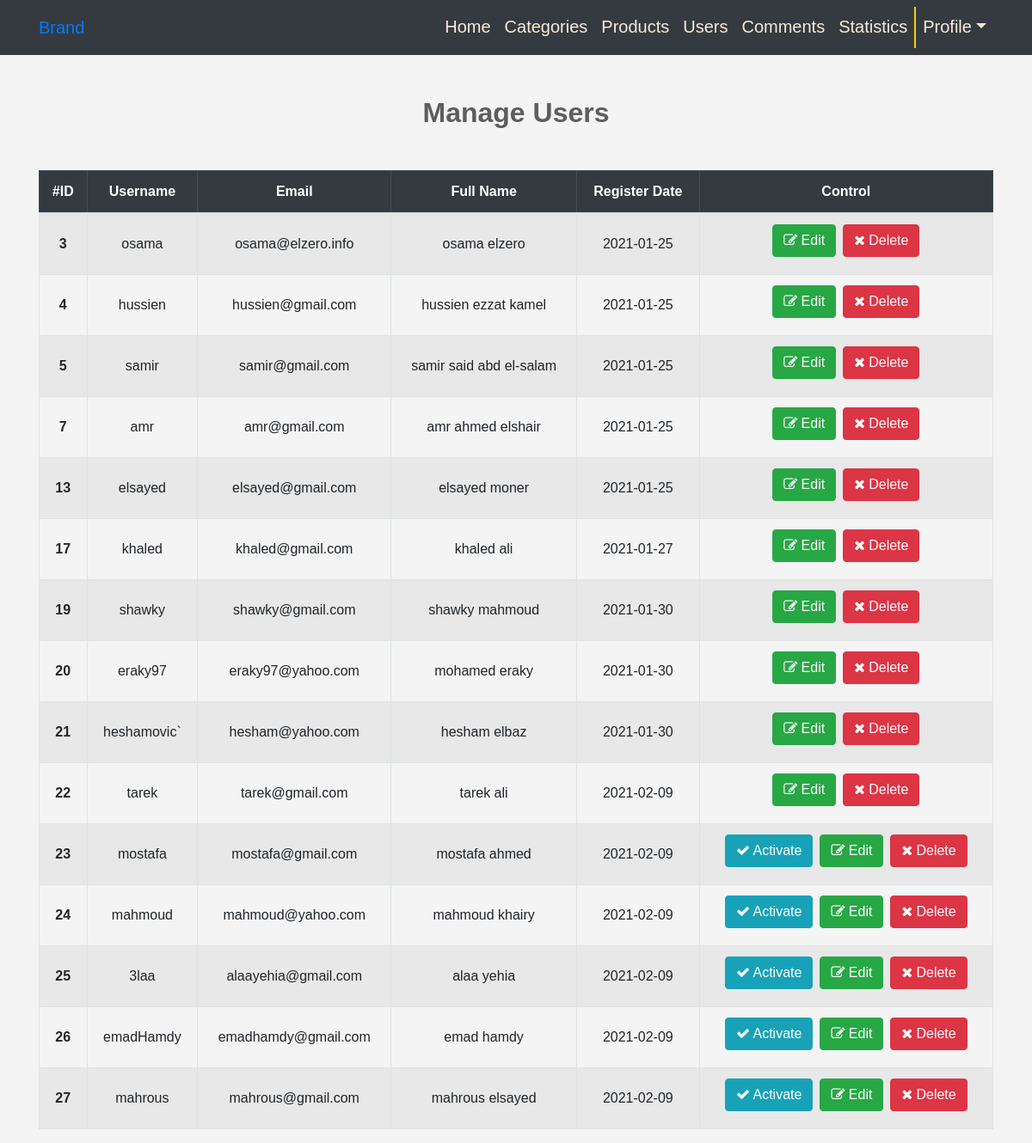
The page /admin/users.php (signed in) on the database its author committed.
### tables this page shows
CREATE TABLE `users` (
  `id` int(11) NOT NULL,
  `username` varchar(30) NOT NULL,
  `image` varchar(255) NOT NULL DEFAULT 'uploads/avatar.jpg',
  `email` varchar(50) NOT NULL,
  `password` varchar(50) NOT NULL,
  `full_name` varchar(50) NOT NULL,
  `Date` date NOT NULL,
  `permission` int(1) NOT NULL DEFAULT 0 COMMENT 'admin permission or ordinary user',
  `trustStatus` int(1) NOT NULL DEFAULT 0 COMMENT 'trusted selller or not',
  `regStatus` int(1) NOT NULL DEFAULT 0 COMMENT 'approval'
);

### admin/includes/languages/english.php (called while the page is built, shortened)
<?php
  function lang($text){
    return $lang[$text];
  }
?>

### admin/users.php (the view, shortened to what this page needs)
<?php
    if(isset($_SESSION['name'])){
        include_once("connection.php");
        include("includes/languages/english.php");
        include("includes/templates/header.php");
        include("includes/templates/navbar.php");
        $action = isset($_GET['action']) ? $_GET['action'] : 'Manage';
        if($action=='Manage'){
            $condition = '';
            $stmt = $con->prepare("SELECT * FROM users WHERE permission !=1 $condition");
            $stmt->execute();
            $rows = $stmt->fetchAll();
        ?>
        <section class="manage">
            <h2 class="text-center highlight"><?php echo lang('MANAGE').lang('USERS');?></h2>
            <div class="container">
                <div class="table-responsive">
                    <table class="table table-striped table-hover table-bordered text-center tbl">
                        <thead class="table-dark">
                            <tr>
                                <th><?php echo lang('ID')?></th>
                                <th><?php echo lang('USERNAME')?></th>
                                <th><?php echo lang('EMAIL')?></th>
                                <th><?php echo lang('FULLNAME')?></th>
                                <th><?php echo lang('RGSTRDATE')?></th>
                                <th><?php echo lang('CONTROL')?></th>
                            </tr>
                        </thead>
                        <tbody>
                        <?php
                            foreach($rows as $row){
                                echo '<tr>';
                                    echo '<th>'. $row['id'].'</th>';
                                    echo '<td>'. $row['username'].'</td>';
                                    echo '<td>'. $row['email'].'</td>';
                                    echo '<td>'. $row['full_name'].'</td>';
                                    echo '<td>'. $row['Date'].'</td>';
                                    echo '<td>';
                                    if($row['regStatus'] == 0){
                                        echo '<a href="users.php?action=Activate&userId='. $row['id'].'"class="btn btn-info mr-2"><i class="fa fa-check"></i> '.lang("ACTIVATE").'</a>';
                                    }
                                    echo '<a href="users.php?action=Edit&userId='. $row['id'].'"class="btn btn-success mr-2"><i class="fa fa-edit"></i> '.lang("EDIT").'</a>';
                                    echo '<button class="btn btn-danger remove" data-target="'.$row['id'].'"><i class="fa fa-close"></i> '.lang("DELETE").'</button>';
                                    echo '</td>';
                                echo '</tr>';
                            }
                        ?>
                        </tbody>
                    </table>
                </div>
            </div>
        </section>
        <?php
        }
        include("includes/templates/footer.php");
    }else{
        $errMsg = lang('NOTALLOWED');
        redir('index.php',4);
    }
?>

### admin/views/css/main.css (style rules this page uses)
body { background-color: #f4f4f4; font-size: 16px; margin: 0; padding: 0; font-family: 'Noto Sans JP', sans-serif; }
h1,h2 { color: #5d5d5d; font-weight: bold; }
h2 { margin: 3rem; }
.manage h2 { margin: 3rem auto; }
.tbl td, .tbl th { vertical-align: middle !important; }
.tbl td .btn { margin-bottom: 0.5rem; }

### rows shown on the page
users: id "3", username "osama", email "osama@elzero.info", full_name "osama elzero", Date "2021-01-25"
users: id "4", username "hussien", email "hussien@gmail.com", full_name "hussien ezzat kamel", Date "2021-01-25"
users: id "5", username "samir", email "samir@gmail.com", full_name "samir said abd el-salam", Date "2021-01-25"
users: id "7", username "amr", email "amr@gmail.com", full_name "amr ahmed elshair", Date "2021-01-25"
users: id "13", username "elsayed", email "elsayed@gmail.com", full_name "elsayed moner", Date "2021-01-25"
users: id "17", username "khaled", email "khaled@gmail.com", full_name "khaled ali", Date "2021-01-27"
users: id "19", username "shawky", email "shawky@gmail.com", full_name "shawky mahmoud", Date "2021-01-30"
users: id "20", username "eraky97", email "eraky97@yahoo.com", full_name "mohamed eraky", Date "2021-01-30"
users: id "21", username "heshamovic`", email "hesham@yahoo.com", full_name "hesham elbaz", Date "2021-01-30"
users: id "22", username "tarek", email "tarek@gmail.com", full_name "tarek ali", Date "2021-02-09"
users: id "23", username "mostafa", email "mostafa@gmail.com", full_name "mostafa ahmed", Date "2021-02-09"
users: id "24", username "mahmoud", email "mahmoud@yahoo.com", full_name "mahmoud khairy", Date "2021-02-09"
users: id "25", username "3laa", email "alaayehia@gmail.com", full_name "alaa yehia", Date "2021-02-09"
users: id "26", username "emadHamdy", email "emadhamdy@gmail.com", full_name "emad hamdy", Date "2021-02-09"
users: id "27", username "mahrous", email "mahrous@gmail.com", full_name "mahrous elsayed", Date "2021-02-09"

### other values the page prints
lang('HOME') "Home"
lang('CATEGORIES') "Categories"
lang('PRODUCTS') "Products"
lang('USERS') "Users"
lang('COMMENTS') "Comments"
lang('STATISTICS') "Statistics"
lang('PROFILE') "Profile"
lang('MANAGE') "Manage"
lang('ID') "#ID"
lang('USERNAME') "Username"
lang('EMAIL') "Email"
lang('FULLNAME') "Full Name"
lang('RGSTRDATE') "Register Date"
lang('CONTROL') "Control"
